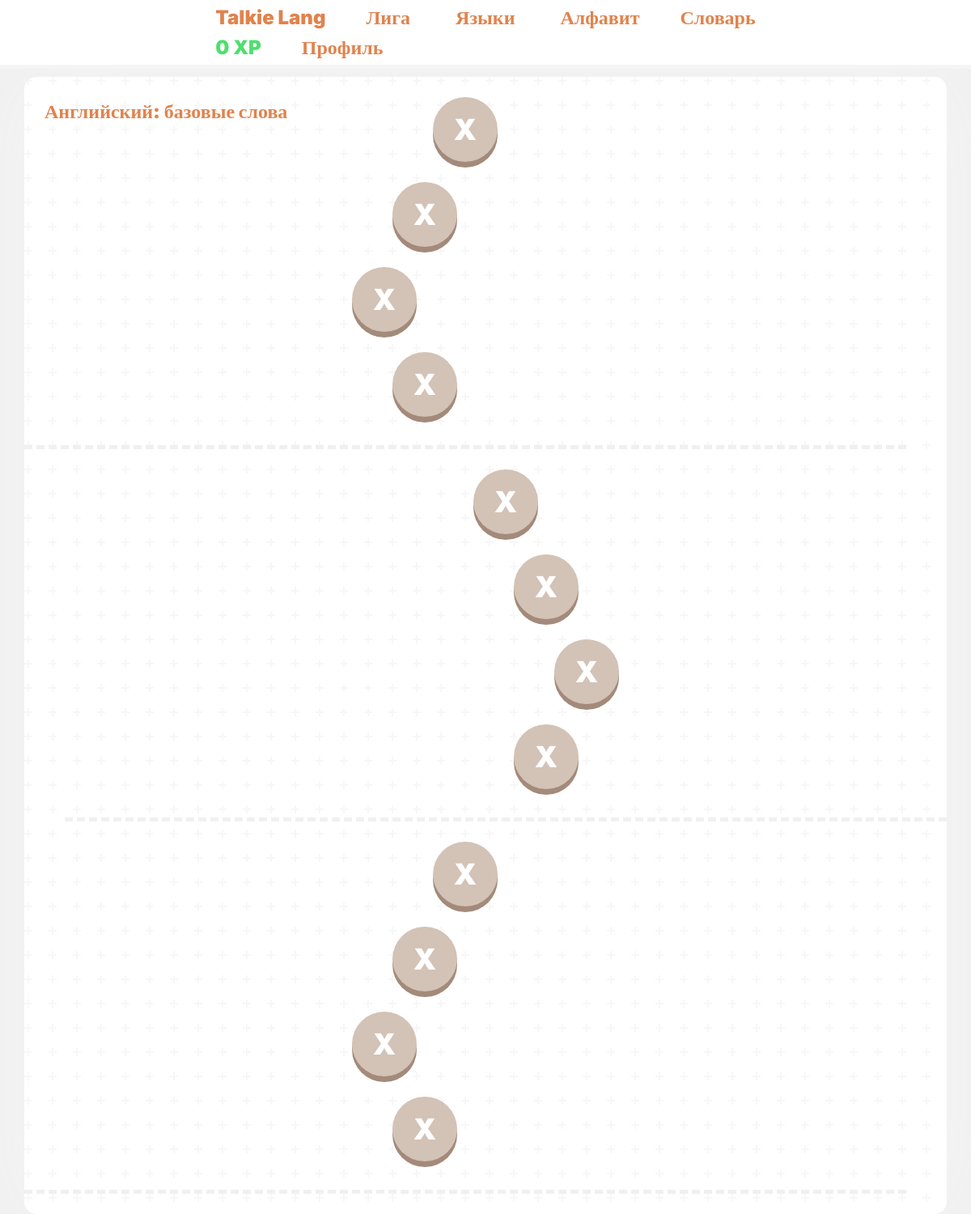
The page /en/index.php (signed in) on the database as committed earlier.
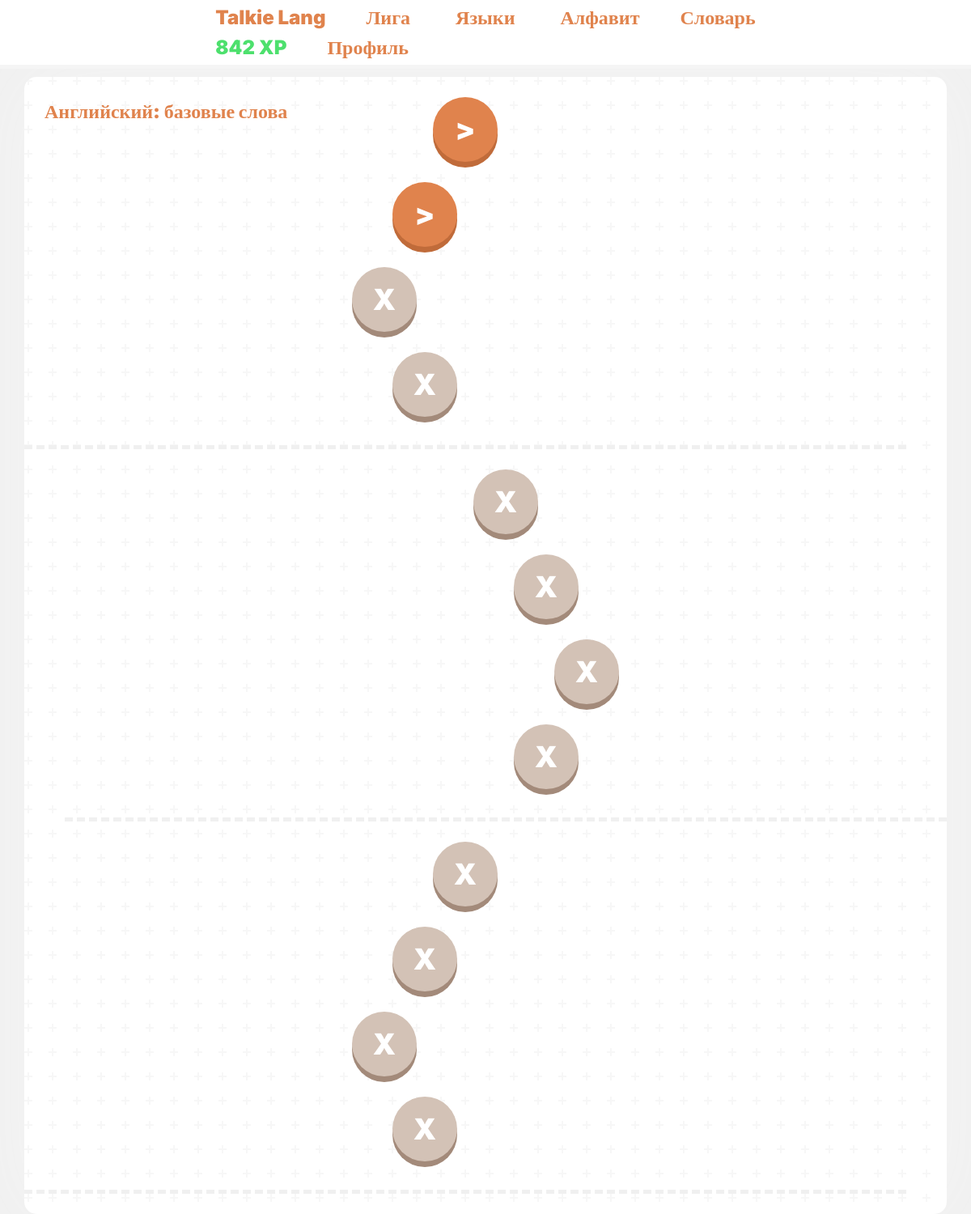
The same page on the database as committed later.
### tables this page shows
CREATE TABLE `users` (
  `user_id` int(11) NOT NULL,
  `user_login` text NOT NULL,
  `user_email` text NOT NULL,
  `user_password` text NOT NULL,
  `user_pfp` text,
  `user_role` enum('user','admin') NOT NULL DEFAULT 'user',
  `user_weekly_xp` int(11) NOT NULL DEFAULT '0',
  `user_league` int(11) NOT NULL DEFAULT '1'
);

CREATE TABLE `lesson` (
  `lesson_id` int(11) NOT NULL,
  `lesson_name` varchar(100) NOT NULL,
  `lesson_language` int(11) DEFAULT NULL
);

### connection-db.php (called while the page is built, shortened)
<?php
$conn = mysqli_connect("localhost","root","","Lang");
if(isset($_SESSION["id"])){
    $id = $_SESSION["id"];
    $user = mysqli_fetch_assoc(mysqli_query($conn, "select * from users join leagues on leagues.league_id = users.user_league where user_id = $id"));
}

### en/index.php (the view, shortened to what this page needs)
<?php
require "../connection-db.php";
$id = $_SESSION["id"];
$sql = "select * from lesson join langs on lesson.lesson_language = langs.lang_id where `lang_name` = 'Английский'";
$query = mysqli_query($conn, $sql);
$lessons = mysqli_fetch_all($query);
if (mysqli_num_rows(mysqli_query($conn, "select progress from user_lang_progress where user_id = $id and lang_id = 1")) == 0) {
    $first_lesson_id = mysqli_fetch_array(mysqli_query($conn,"SELECT * FROM `lesson` WHERE lesson_language = 1 ORDER by lesson_id ASC"))[0];
    mysqli_query($conn, "INSERT INTO `user_lang_progress`(`user_id`, `lang_id`) VALUES ('$id','1')");
    mysqli_query($conn, "INSERT INTO `completed_lessons`(`user_id`, `lesson_id`) VALUES ('$id','$first_lesson_id')");
}
?>
<!DOCTYPE html>
<html lang="en">
<?php include "../components/head.php"; ?>
<body>
    <?php include "components/header.php"; ?>
    <main class="container">
        <div id="banner"><?= $lessons[0][1] ?></div>
        <div class="levels">
            <?php
            $check = true;
            $t = 0;
            foreach ($lessons as $lesson): ?>
                <div class="<?= $t % 2 == 0 ? "razd" : "invert" ?>" value="<?= $lesson[1] ?>">
                    <?php
                    $t++;
                    $temp = -1;
                    $count = mysqli_fetch_assoc(mysqli_query($conn, "select * from completed_lessons where user_id = $id and lesson_id = " . $lesson[0]))["count"] ?? false;
                    ?>
                    <?php for ($i = 0; $i < 4; $i++): ?>
                        <?php if ($temp < $count && $check):
                            $temp++ ?>
                            <a href="lesson/?id=<?= $lesson[0] ?>&c=<?=$temp?>" class="circles">
                                <p>></p>
                            </a>
                        <?php else:
                            $check = false;
                            ?>
                            <div class="circles closed">
                                <p>X</p>
                            </div>
                        <?php endif; ?>
                    <?php endfor; ?>
                </div>
            <?php endforeach; ?>
        </div>
    </main>
</body>
</html>

### en/components/header.php (shortened to what this page needs)
<header>
    <div class="nav-bar">
        <div>
            <div>
                <a class="header-btns" href="/en">Talkie Lang</a>
                <a class="header-btns" href="/league">Лига</a>
                <div class="dropdown">
                    <button class="header-btns" type="button" data-bs-toggle="dropdown"
                        aria-expanded="false">
                        Языки
                    </button>
                </div>
                <a class="header-btns" href="/en/letters">Алфавит</a>
                <a class="header-btns" href="/dictionary">Словарь</a>
            </div>
            <div>
                <?php if (!isset($_SESSION["id"])): ?>
                    <a class="header-btns" href="/welcome/">Вход</a>
                    <a class="header-btns" href="/register/">Регистрация</a>
                <?php else: ?>
                    <p class="xp"><?= $user["user_weekly_xp"] ?> XP</p>
                    <a class="header-btns" href="/profile/">Профиль</a>
                <?php endif; ?>
            </div>
        </div>
    </div>
</header>

Rows that differ between the two databases and show on the page:
changed users: user_weekly_xp "0" → "842"
Other text that changed with them:
list line gone: "X"
